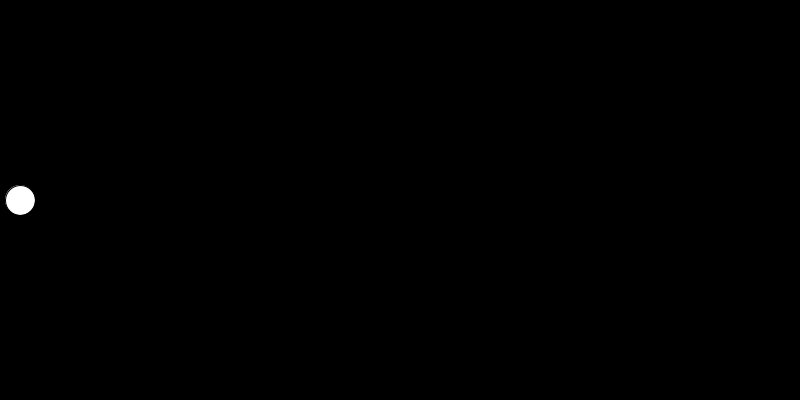
Frame 1 (no input)
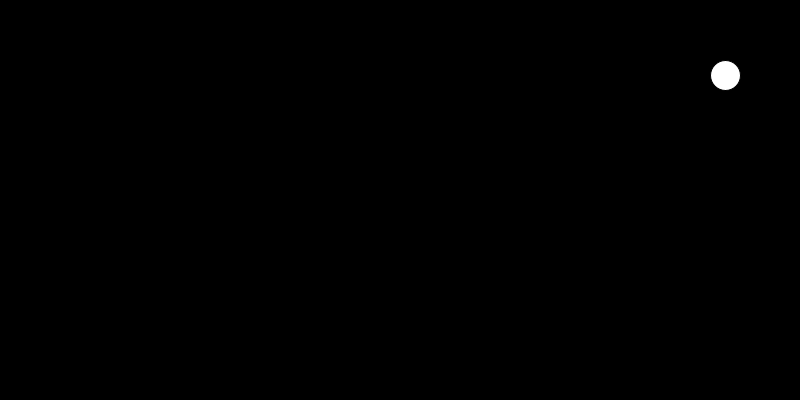
Frame 60 (the mouse pressed at the canvas centre just before this capture)
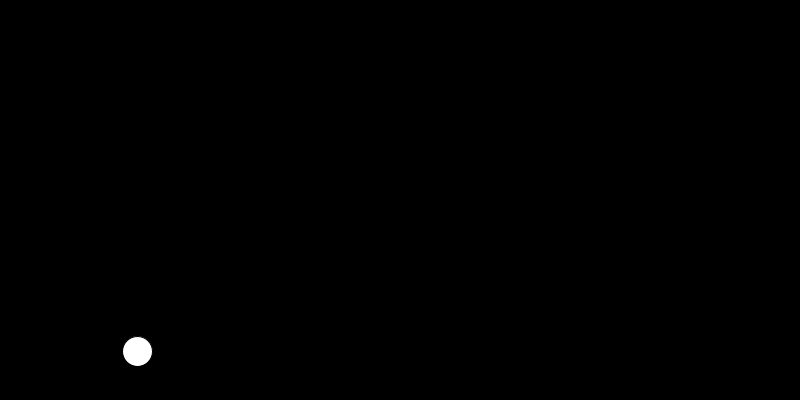
Frame 120 (the mouse held since frame 60 and released just before this capture)

The Processing sketch that drew these frames (run headless with seeded random() and noise(); from frame 60 on, the mouse is pressed at the canvas centre):

// Processing sketch: B_circlebackandforth
// ── B_circlebackandforth.pde

float thex;
float they;

float ix, iy; // position increment

boolean dx = true; // x direction
boolean dy = true; // y direction

void setup()
{
 size(800, 400);
 
 background(0);
 
 thex = 20;
 they = 200;
 
 ix = random(5, 20); // random x increment
 iy = random(5, 20); // random y increment
  
  
}

void draw()
{
  background(0);
  fill(255);
  
  ellipse(thex, they, 30, 30);
  
  if(dx==true)
  {
  thex=thex+ix;
  if(thex>width) dx=false;
  }
  if(dx==false)
  {
  thex=thex-ix;
  if(thex<0) dx=true;
  }
  
  if(dy==true)
  {
  they=they+iy;
  if(they>height) dy=false;
  }
  if(dy==false)
  {
  they=they-iy;
  if(they<0) dy=true;
  }
  
  
}
